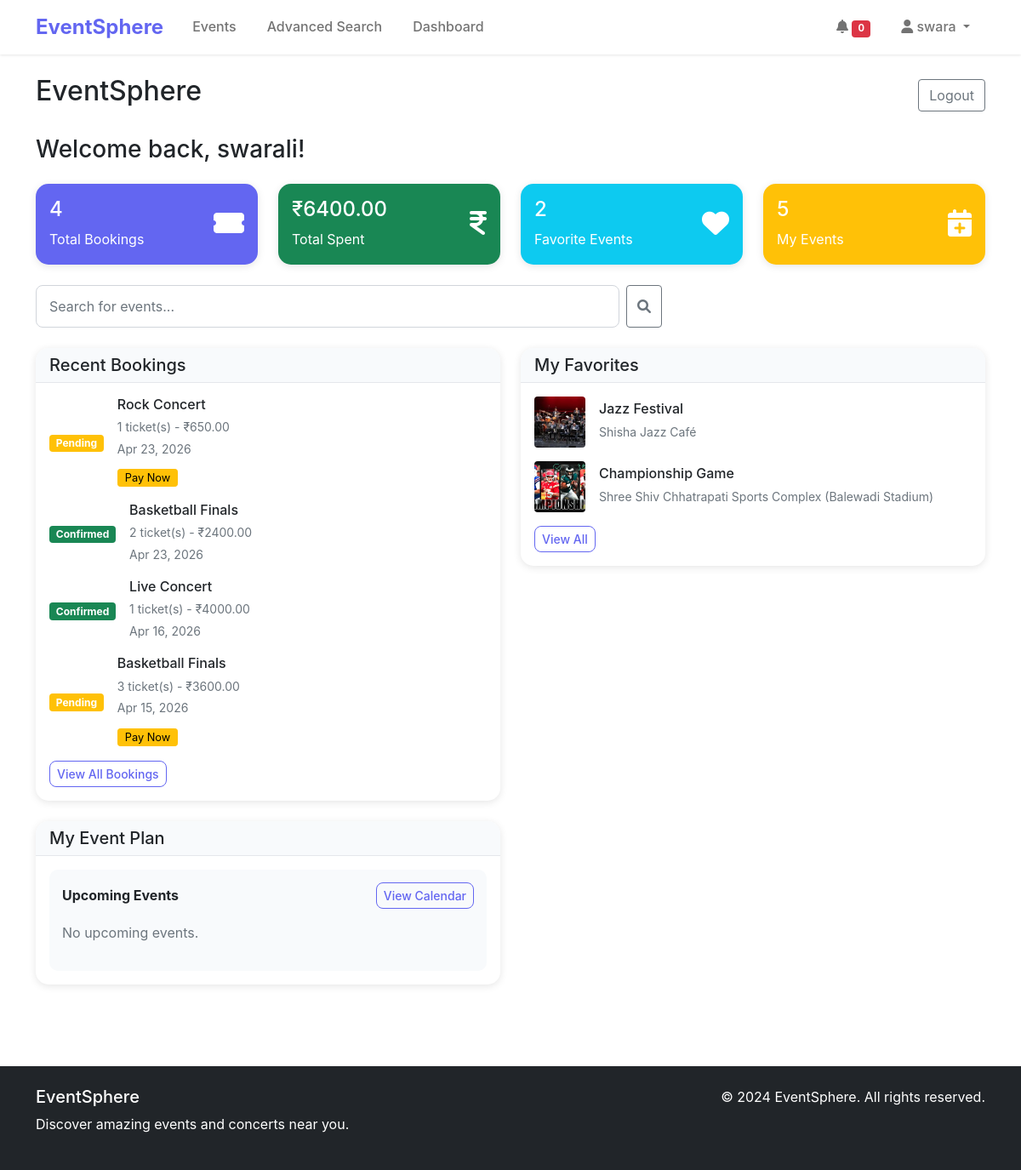
/dashboard/ (signed in), run on the app's committed database.
### events/models.py (models this page shows, shortened)
class Booking(models.Model):
    STATUS_CHOICES = [
        ('pending', 'Pending'),
        ('confirmed', 'Confirmed'),
        ('cancelled', 'Cancelled'),
        ('completed', 'Completed'),
    ]
    user = models.ForeignKey(User, on_delete=models.CASCADE)
    event = models.ForeignKey(Event, on_delete=models.CASCADE)
    quantity = models.PositiveIntegerField(default=1)
    total_amount = models.DecimalField(max_digits=10, decimal_places=2)
    status = models.CharField(max_length=20, choices=STATUS_CHOICES, default='pending')
    booking_reference = models.CharField(max_length=20, unique=True)
    payment_method = models.CharField(max_length=50, default='UPI')
    transaction_id = models.CharField(max_length=100, blank=True, null=True)
    created_at = models.DateTimeField(auto_now_add=True)
    updated_at = models.DateTimeField(auto_now=True)
    class Meta:
        ordering = ['-created_at']

class Event(models.Model):
    title = models.CharField(max_length=200)
    description = models.TextField()
    category = models.ForeignKey(Category, on_delete=models.CASCADE)
    venue = models.ForeignKey(Venue, on_delete=models.CASCADE)
    date = models.DateTimeField()
    price = models.DecimalField(max_digits=10, decimal_places=2)
    image = models.ImageField(upload_to='events/', blank=True, null=True)
    created_by = models.ForeignKey(User, on_delete=models.CASCADE, null=True, blank=True)
    created_at = models.DateTimeField(auto_now_add=True)
    updated_at = models.DateTimeField(auto_now=True)
    is_active = models.BooleanField(default=True)
    class Meta:
        ordering = ['date']

class UserFavorite(models.Model):
    user = models.ForeignKey(User, on_delete=models.CASCADE)
    event = models.ForeignKey(Event, on_delete=models.CASCADE)
    created_at = models.DateTimeField(auto_now_add=True)
    class Meta:
        unique_together = ('user', 'event')

class Venue(models.Model):
    name = models.CharField(max_length=200)
    address = models.TextField()
    city = models.CharField(max_length=100)
    state = models.CharField(max_length=100)
    zip_code = models.CharField(max_length=20)
    capacity = models.IntegerField(default=0)

### dashboard/views.py (the view, shortened to what this page needs)
# urls.py: path('', views.dashboard_view, name='dashboard'),
@login_required
def dashboard_view(request):
    favorites = UserFavorite.objects.filter(user=request.user).select_related('event')[:4]
    today = timezone.now()
    upcoming_events = Event.objects.filter(
        date__gte=today,
        is_active=True
    ).order_by('date')[:10]
    query = request.GET.get('q', '')
    search_results = []
    recent_bookings = Booking.objects.filter(user=request.user).order_by('-created_at')[:5]
    total_bookings = Booking.objects.filter(user=request.user).count()
    total_spent = Booking.objects.filter(user=request.user, status='confirmed').aggregate(
        total=Sum('total_amount')
    )['total'] or 0
    unread_notifications = Notification.objects.filter(user=request.user, is_read=False).count()
    my_events_count = Event.objects.filter(created_by=request.user).count()
    context = {
        'favorites': favorites,
        'upcoming_events': upcoming_events,
        'search_results': search_results,
        'query': query,
        'recent_bookings': recent_bookings,
        'total_bookings': total_bookings,
        'total_spent': total_spent,
        'unread_notifications': unread_notifications,
        'my_events_count': my_events_count,
    }
    return render(request, 'dashboard/dashboard.html', context)

### templates/dashboard/dashboard.html (shortened to what this page needs)
{% extends 'base.html' %}
{% load static %}
{% block content %}
<div class="container py-4">
    <div class="d-flex justify-content-between align-items-center mb-4">
        <h2>EventSphere</h2>
        <a href="{% url 'accounts:logout' %}" class="btn btn-outline-secondary">Logout</a>
    </div>
    <h3 class="mb-4">Welcome back, {{ user.first_name|default:user.username }}!</h3>
    <div class="row mb-4">
        <div class="col-md-3">
            <div class="card bg-primary text-white">
                <div class="card-body">
                    <div class="d-flex justify-content-between">
                        <div>
                            <h4>{{ total_bookings }}</h4>
                            <p class="mb-0">Total Bookings</p>
                        </div>
                        <div class="align-self-center">
                            <i class="fas fa-ticket-alt fa-2x"></i>
                        </div>
                    </div>
                </div>
            </div>
        </div>
        <div class="col-md-3">
            <div class="card bg-success text-white">
                <div class="card-body">
                    <div class="d-flex justify-content-between">
                        <div>
                            <h4>₹{{ total_spent|floatformat:2 }}</h4>
                            <p class="mb-0">Total Spent</p>
                        </div>
                        <div class="align-self-center">
                            <i class="fas fa-indian-rupee-sign fa-2x"></i>
                        </div>
                    </div>
                </div>
            </div>
        </div>
        <div class="col-md-3">
            <div class="card bg-info text-white">
                <div class="card-body">
                    <div class="d-flex justify-content-between">
                        <div>
                            <h4>{{ favorites.count }}</h4>
                            <p class="mb-0">Favorite Events</p>
                        </div>
                        <div class="align-self-center">
                            <i class="fas fa-heart fa-2x"></i>
                        </div>
                    </div>
                </div>
            </div>
        </div>
        <div class="col-md-3">
            <div class="card bg-warning text-white">
                <div class="card-body">
                    <div class="d-flex justify-content-between">
                        <div>
                            <h4>{{ my_events_count }}</h4>
                            <p class="mb-0">My Events</p>
                        </div>
                        <div class="align-self-center">
                            <i class="fas fa-calendar-plus fa-2x"></i>
                        </div>
                    </div>
                </div>
            </div>
        </div>
    </div>
    <div class="row mb-4">
        <div class="col-md-8">
            <form method="GET" class="d-flex">
                <input type="text" class="form-control" name="q" placeholder="Search for events..."
                       value="{{ query }}">
                <button class="btn btn-outline-secondary ms-2" type="submit">
                    <i class="fas fa-search"></i>
                </button>
            </form>
        </div>
    </div>
    <div class="row">
        <div class="col-md-6 mb-4">
            <div class="card">
                <div class="card-header">
                    <h5 class="mb-0">Recent Bookings</h5>
                </div>
                <div class="card-body">
                    {% if recent_bookings %}
                        {% for booking in recent_bookings %}
                        <div class="d-flex align-items-center mb-3">
                            <div class="me-3">
                                <span class="badge bg-{% if booking.status == 'confirmed' %}success{% elif booking.status == 'pending' %}warning{% else %}secondary{% endif %}">
                                    {{ booking.get_status_display }}
                                </span>
                            </div>
                            <div class="flex-grow-1">
                                <h6 class="mb-1">{{ booking.event.title }}</h6>
                                <small class="text-muted">
                                    {{ booking.quantity }} ticket(s) - ₹{{ booking.total_amount }}
                                    <br>{{ booking.created_at|date:"M d, Y" }}
                                </small>
                                {% if booking.status == 'pending' %}
                                <div class="mt-2">
                                    <a href="{% url 'events:initiate_payment' booking.id %}" class="btn btn-warning btn-sm py-0" style="font-size: 0.8rem;">Pay Now</a>
                                </div>
                                {% endif %}
                            </div>
                        </div>
                        {% endfor %}
                        <a href="{% url 'events:my_bookings' %}" class="btn btn-outline-primary btn-sm">View All Bookings</a>
                    {% else %}
                        <p class="text-muted">No bookings yet.</p>
                        <a href="{% url 'events:event_list' %}" class="btn btn-primary btn-sm">Browse Events</a>
                    {% endif %}
                </div>
            </div>
        </div>
        <div class="col-md-6 mb-4">
            <div class="card">
                <div class="card-header">
                    <h5 class="mb-0">My Favorites</h5>
                </div>
                <div class="card-body">
                    {% if favorites %}
                        {% for favorite in favorites %}
                        <div class="d-flex align-items-center mb-3">
                            {% if favorite.event.image %}
                            <img src="{{ favorite.event.image.url }}" alt="{{ favorite.event.title }}"
                                 class="rounded me-3" style="width: 60px; height: 60px; object-fit: cover;">
                            {% else %}
                            <div class="bg-primary rounded me-3 d-flex align-items-center justify-content-center"
                                 style="width: 60px; height: 60px;">
                                <i class="fas fa-calendar text-white"></i>
                            </div>
                            {% endif %}
                            <div class="flex-grow-1">
                                <h6 class="mb-1">{{ favorite.event.title }}</h6>
                                <small class="text-muted">{{ favorite.event.venue.name }}</small>
                            </div>
                        </div>
                        {% endfor %}
                        <a href="{% url 'dashboard:favorites' %}" class="btn btn-outline-primary btn-sm">View All</a>
                    {% else %}
                        <p class="text-muted">No favorite events yet.</p>
                        <a href="{% url 'events:event_list' %}" class="btn btn-primary btn-sm">Browse Events</a>
                    {% endif %}
                </div>
            </div>
        </div>
        <div class="col-md-6 mb-4">
            <div class="card">
                <div class="card-header">
                    <h5 class="mb-0">My Event Plan</h5>
                </div>
                <div class="card-body">
                    <div class="calendar-widget">
                        <div class="d-flex justify-content-between align-items-center mb-3">
                            <span class="fw-bold">Upcoming Events</span>
                            <a href="{% url 'dashboard:calendar' %}" class="btn btn-outline-primary btn-sm">View Calendar</a>
                        </div>
                        {% if upcoming_events %}
                            {% for event in upcoming_events|slice:":5" %}
                            <div class="d-flex justify-content-between align-items-center mb-2">
                                <div>
                                    <div class="fw-bold">{{ event.title }}</div>
                                    <small class="text-muted">{{ event.venue.city }}</small>
                                </div>
                                <small class="text-muted">{{ event.date|date:"M d" }}</small>
                            </div>
                            {% endfor %}
                        {% else %}
                            <p class="text-muted">No upcoming events.</p>
                        {% endif %}
                    </div>
                </div>
            </div>
        </div>
    </div>
</div>
{% endblock %}

### templates/base.html (shortened to what this page needs)
<!DOCTYPE html>
<html lang="en">
<head>
    {% load static %}
    <link href="https://cdn.jsdelivr.net/npm/bootstrap@5.1.3/dist/css/bootstrap.min.css" rel="stylesheet">
    <link href="https://cdnjs.cloudflare.com/ajax/libs/font-awesome/6.0.0/css/all.min.css" rel="stylesheet">
    <link href="{% static 'css/style.css' %}" rel="stylesheet">
</head>
<body>
    <nav class="navbar navbar-expand-lg navbar-light bg-white shadow-sm">
        <div class="container">
            <a class="navbar-brand fw-bold" href="{% url 'home' %}">EventSphere</a>
            <div class="collapse navbar-collapse" id="navbarNav">
                <ul class="navbar-nav me-auto">
                    <li class="nav-item">
                        <a class="nav-link" href="{% url 'events:event_list' %}">Events</a>
                    </li>
                    <li class="nav-item">
                        <a class="nav-link" href="{% url 'events:advanced_search' %}">Advanced Search</a>
                    </li>
                    {% if user.is_authenticated %}
                    <li class="nav-item">
                        <a class="nav-link" href="{% url 'dashboard:dashboard' %}">Dashboard</a>
                    </li>
                    {% endif %}
                </ul>
                <ul class="navbar-nav">
                    {% if user.is_authenticated %}
                    <li class="nav-item">
                        <a class="nav-link" href="{% url 'notifications:notification_list' %}">
                            <i class="fas fa-bell"></i>
                            <span class="badge bg-danger" id="notification-count" style="font-size: 0.7em;">0</span>
                        </a>
                    </li>
                    <li class="nav-item dropdown">
                        <a class="nav-link dropdown-toggle" href="#" id="navbarDropdown" role="button" data-bs-toggle="dropdown">
                            <i class="fas fa-user"></i> {{ user.username }}
                        </a>
                    </li>
                    {% endif %}
                </ul>
            </div>
        </div>
    </nav>
    <main>
        {% block content %}
        {% endblock %}
    </main>
    <footer class="bg-dark text-white py-4 mt-5">
        <div class="container">
            <div class="row">
                <div class="col-md-6">
                    <h5>EventSphere</h5>
                    <p>Discover amazing events and concerts near you.</p>
                </div>
                <div class="col-md-6 text-md-end">
                    <p>&copy; 2024 EventSphere. All rights reserved.</p>
                </div>
            </div>
        </div>
    </footer>
</body>
</html>

### static/css/style.css (style rules this page uses)
:root { --primary-color: #6366f1; --secondary-color: #8b5cf6; --dark-color: #1f2937; --light-color: #f8fafc; }
body { font-family: 'Inter', -apple-system, BlinkMacSystemFont, sans-serif; line-height: 1.6; }
.navbar-brand { font-size: 1.5rem; color: var(--primary-color) !important; }
.navbar-nav .nav-link { font-weight: 500; margin: 0 10px; }
.btn-outline-primary { color: var(--primary-color); border-color: var(--primary-color); border-radius: 8px; font-weight: 500; }
.card { border: none; border-radius: 15px; box-shadow: 0 2px 10px rgba(0, 0, 0, 0.1); }
.card-header { background-color: var(--light-color); border-bottom: 1px solid #e5e7eb; border-radius: 15px 15px 0 0 !important; font-weight: 600; }
.form-control { border-radius: 8px; border: 1px solid #d1d5db; padding: 12px 15px; }
.calendar-widget { background-color: #f8fafc; border-radius: 10px; padding: 15px; }
.bg-primary { background-color: var(--primary-color) !important; }
.shadow-sm { box-shadow: 0 1px 3px rgba(0, 0, 0, 0.1) !important; }
footer { margin-top: auto; }

### data on the page
Booking: status "Pending", event "Rock Concert", quantity "1", total_amount "650.00", created_at "Apr 23, 2026", shows "Pay Now"
Booking: status "Confirmed", event "Basketball Finals", quantity "2", total_amount "2400.00", created_at "Apr 23, 2026"
Booking: status "Confirmed", event "Live Concert", quantity "1", total_amount "4000.00", created_at "Apr 16, 2026"
Booking: status "Pending", event "Basketball Finals", quantity "3", total_amount "3600.00", created_at "Apr 15, 2026", shows "Pay Now"
UserFavorite: event.image (picture), event "Jazz Festival", event.venue.name "Shisha Jazz Café"
UserFavorite: event.image (picture), event "Championship Game", event.venue.name "Shree Shiv Chhatrapati Sports Complex (Balewadi Stadium)"

### other printed values
{{ user.username }} "swara"
{{ user.first_name|default:user.username }} "swarali"
{{ total_bookings }} "4"
{{ total_spent|floatformat:2 }} "6400.00"
{{ favorites.count }} "2"
{{ my_events_count }} "5"
